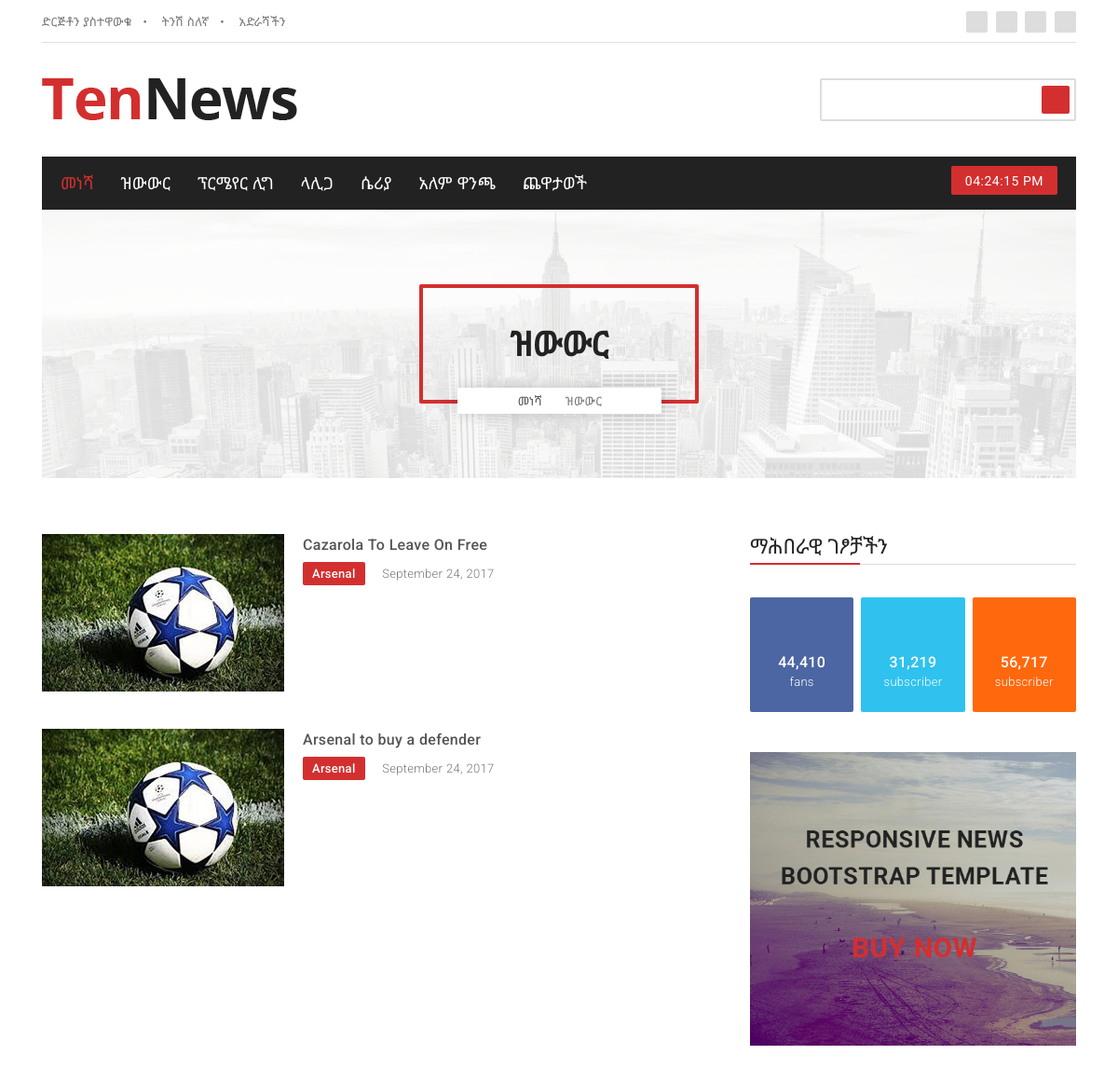
Before: /news/transfer (upper part) with the older database file.
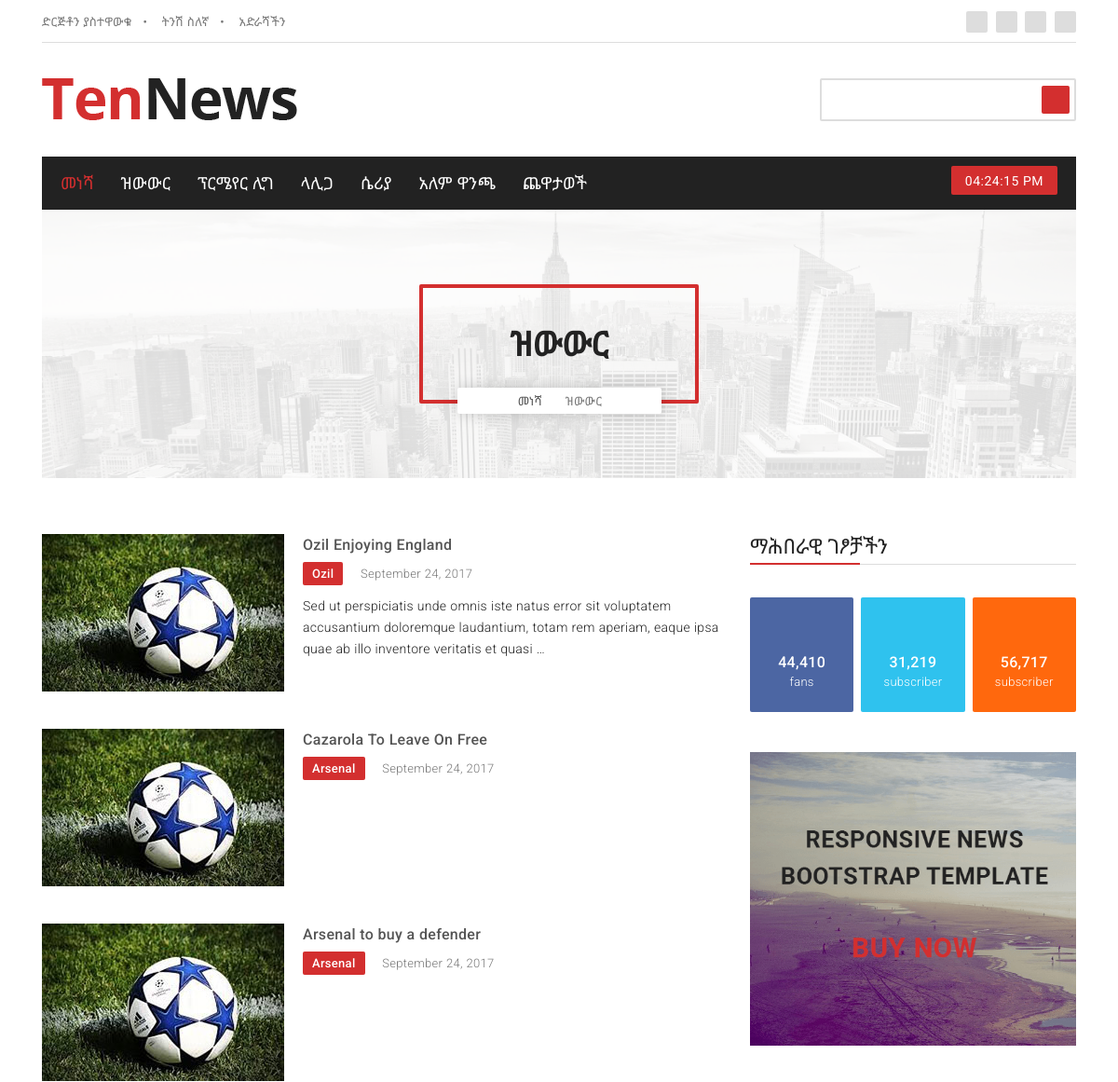
After: the same page with the newer database file.
### news/models.py (models this page shows, shortened)
class Base(models.Model):
    created_at = models.DateTimeField(
        'Created date',
        null=True, blank=True,
        auto_now_add=True,
        help_text='Record created date',
    )
    updated_at = models.DateTimeField(
        'Modified date',
        null=True, blank=True,
        auto_now=True,
        help_text='Record last updated date',
    )
    class Meta:
        abstract = True

class Post(Base):
    STATUS_OPTIONS = (
        (0, 'Draft'),
        (1, 'Published'),
    )
    catagory = models.ForeignKey(
        Catagory,
        related_name='posts',
        on_delete=models.SET(handle_deleted_catagory)
    )
    author = models.ForeignKey(
        settings.AUTH_USER_MODEL,
        related_name='posts',
        null=True, blank=True,
        on_delete=models.SET_NULL,
    )
    tags = models.ManyToManyField(Tag, blank=True, related_name='posts')
    title = models.CharField(max_length=120)
    translation = models.CharField(max_length=60)
    slug = models.SlugField()
    thumbnail = models.ImageField(upload_to='posts/', null=True, blank=True)
    picture1 = models.ImageField(upload_to='posts/', null=True, blank=True)
    body = models.TextField(blank=True)
    status = models.PositiveSmallIntegerField(
        choices=STATUS_OPTIONS,
        default=0,
    )
    published_at = models.DateTimeField(null=True, blank=True)
    featured = models.BooleanField(default=False)
    breaking = models.BooleanField(default=False)
    read_count = models.PositiveIntegerField(default=1)
    objects = PostManager()
    class Meta:
        ordering = ['-updated_at', '-status', ]
        get_latest_by = ['-published_at', ]

class Catagory(Base):
    title = models.CharField(max_length=120)
    translation = models.CharField(max_length=60)
    slug = models.SlugField()
    class Meta:
        verbose_name = 'News Catagory'
        verbose_name_plural = 'News Catagories'
        ordering = ['title', '-updated_at', ]

### news/views.py (the view)
# urls.py: path('<str:slug>', views.PostList.as_view(), name='post-list'),
class PostList(ListView):
    model = models.Post
    paginate_by = 7
    def get_queryset(self, *args, **kwargs):
        tag = get_object_or_404(models.Tag, slug=self.kwargs['slug'])
        return tag.posts.filter(status=1)
    def get_context_data(self, *args, **kwargs):
        context = super().get_context_data(*args, **kwargs)
        tag = get_object_or_404(models.Tag, slug=self.kwargs['slug'])
        context['page_name'] = tag.title
        return context

### news/templates/news/post_list.html (shortened to what this page needs)
{% extends 'base.html' %}
{% load static %}
{% block heading %}
<section class="p-heading text-center">
    <div class="container">
        <div class="page-bg">
            <div class="row">
                <div class="col-md-12">
                    <div class="p-content">
                        <h4>{{ page_name }}</h4>
                        <ul class="list-unstyled list-inline">
                            <li class="list-inline-item"><a href="{% url 'news:index' %}">መነሻ</a></li>
                            <li class="list-inline-item"><i class="fa fa-long-arrow-right" aria-hidden="true"></i>{{ page_name }}</li>
                        </ul>
                    </div>
                </div>
            </div>
        </div>
    </div>
</section>
{% endblock heading %}
{% block content %}
<section class="catagory">
    <div class="container">
        <div class="row">
            <div class="col-lg-8 col-md-12">
                {% for post in post_list %}
                <div class="catagory-content clearfix">
                    <div class="cat-img">
                        <a href="{% url 'news:post-detail' post.id post.slug %}">
                            {% if post.thumbnail %}
                            <img src="{{ post.thumbail.url }}" alt="{{ post.title }}" class="img-fluid">
                            {% else %}
                            <img src="{% static 'assets/images/soccer-default.jpg' %}" alt="{{ post.title }}" class="img-fluid">
                            {% endif %}
                        </a>
                    </div>
                    <div class="img-content">
                        <h6><a href="{% url 'news:post-detail' post.id post.slug %}">{{ post.title }}</a></h6>
                        <ul class="list-unstyled list-inline">
                            <li class="list-inline-item">{{ post.catagory.title }}</li>
                            <li class="list-inline-item">September 24, 2017</li>
                        </ul>
                        <p>{{ post.body|truncatewords:25 }}</p>
                    </div>
                </div>
                {% endfor %}
            </div>
            <div class="col-lg-4 col-md-12">
                {% include 'partials/sidebar.html' %}
            </div>
        </div>
    </div>
</section>
{% endblock content %}

Changed rows visible on the page:
now on this page (row edited): Post: title "Ozil Enjoying England", catagory "Ozil", body "Sed ut perspiciatis unde omnis iste natus error sit voluptatem accusantium doloremque laudantium, totam rem aperiam, eaque ipsa quae ab illo inventore veritatis et quasi …"
